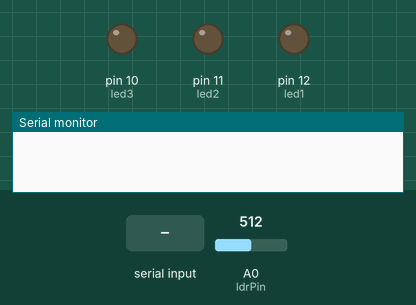
This sketch was run on a simulated Arduino Uno, built with avr-gcc and run on an emulated ATmega328P. Shown: output pins drawn as LEDs (lit = HIGH), the last lines printed to the serial monitor. The test bench sets the inputs (shaded band); at power-on: A0 (ldrPin) = 512.

Above: at 1.2 s.
1.3 s: "1" received over Serial
3.2 s: A0 (ldrPin) set to 418
4.7 s: A0 (ldrPin) set to 392
At 5.6 s:
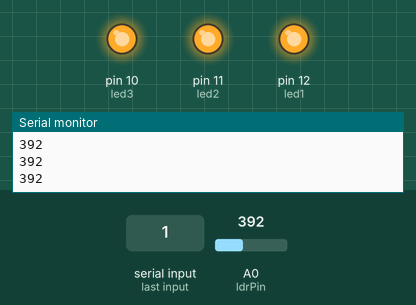
6.2 s: A0 (ldrPin) set to 410
At 7.0 s:
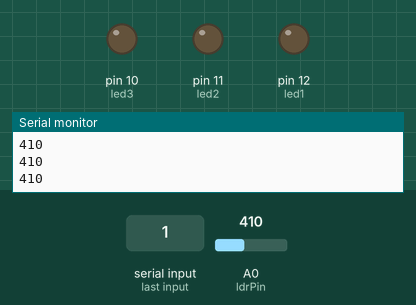
7.7 s: A0 (ldrPin) set to 390
At 8.3 s:
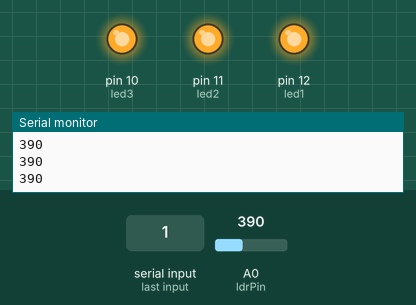
Timing chart, 0 to 10.2 s (numbered marks = the images above; inputs shaded):
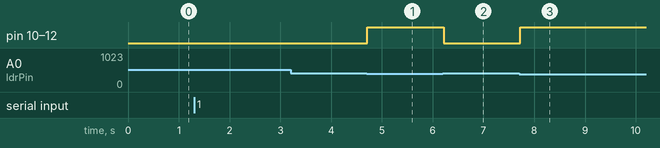

The sketch:

proyecto.ino
```cpp
#include <Servo.h>

// Pines del sensor LDR
const int ldrPin = A0;
const int led1 = 12;
const int led2 = 11;
const int led3 = 10;

// Variables de control
char comando;
bool servicio1 = false;

void setup() {
  Serial.begin(9600);

  pinMode(led1, OUTPUT);
  pinMode(led2, OUTPUT);
  pinMode(led3, OUTPUT);

  // Apagar LEDs al inicio
  digitalWrite(led1, LOW);
  digitalWrite(led2, LOW);
  digitalWrite(led3, LOW);
}

void loop() {
  if (Serial.available()) {
    comando = Serial.read();

    if (comando == '1') {
      servicio1 = true;
    }
    else if (comando == '0') {
      servicio1 = false;
      apagarTodo();
    }
  }

  if (servicio1) {
    servicioLuz();
    delay(100);
  }
}

void servicioLuz() {
  int luz = analogRead(ldrPin);
  Serial.println(luz); // SOLO esto debe enviarse por Serial

  if (luz > 400) { // Hay suficiente luz -> apagar LEDs
    digitalWrite(led1, LOW);
    digitalWrite(led2, LOW);
    digitalWrite(led3, LOW);
  } else {         // Hay poca luz -> encender LEDs
    digitalWrite(led1, HIGH);
    digitalWrite(led2, HIGH);
    digitalWrite(led3, HIGH);
  }
}

void apagarTodo() {
  digitalWrite(led1, LOW);
  digitalWrite(led2, LOW);
  digitalWrite(led3, LOW);
}
```

Measured:
- the behaviour switches between 401 and 400 on A0 (ldrPin) (found by bisection; images 0 and 1)
- after the input at 4.7 s, pin 10 (led3), pin 11 (led2), pin 12 (led1): LOW → HIGH at once
- after the input at 6.2 s, pin 10 (led3), pin 11 (led2), pin 12 (led1): HIGH → LOW at once
- after the input at 7.7 s, pin 10 (led3), pin 11 (led2), pin 12 (led1): LOW → HIGH at once
